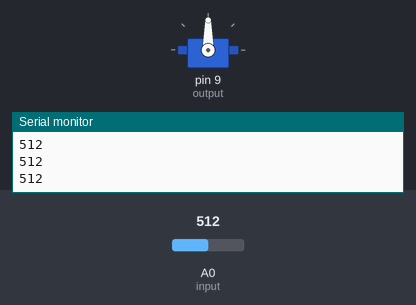
A sketch run on a simulated Arduino Uno, built with avr-gcc and run on an emulated ATmega328P. On the bench: servo, the last lines printed to the serial monitor. The test bench sets the inputs (shaded band); at power-on: A0 (input) = 512.

Above: at 1.2 s.
1.3 s: A0 (input) set to 889
2.8 s: A0 (input) set to 915
At 2.95 s:
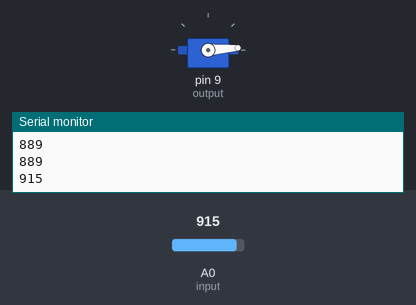
At 3.56 s:
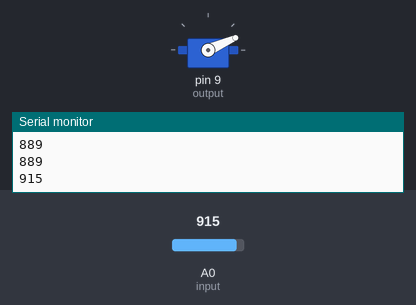
Timing chart, 0 to 14.8 s (numbered marks = the images above; inputs shaded):
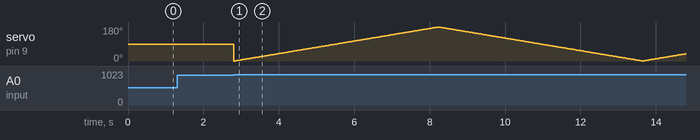

Measured:
- the behaviour switches between 900 and 901 on A0 (input) (found by bisection; images 0 and 1)

The sketch:

moisture.ino
```cpp
#include<Servo.h>
Servo s;
int input=A0;
int output=9;
void setup() {
pinMode(input,INPUT);
pinMode(output,OUTPUT);
s.attach(9);
Serial.begin(9600);// put your setup code here, to run once:

}

void loop() {
int value=analogRead(input);
Serial.println(value);
int threshold=900;
if(value>threshold)
{
  for(int i=0;i<180;i++)
  {
    s.write(i);
    delay(30);// put your main code here, to run repeatedly:
  }
  for(int i=180;i>0;i--)
  {
    s.write(i);
    delay(30);
  }
}

}
```
